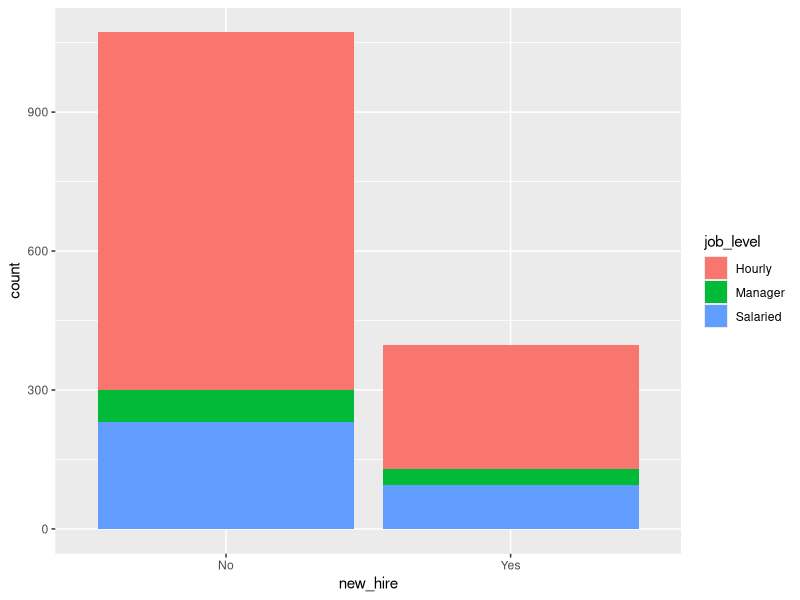
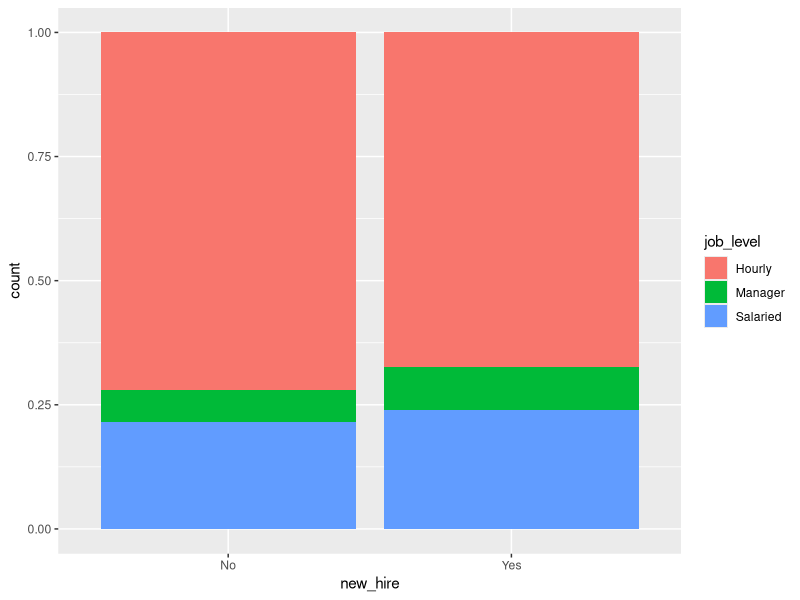
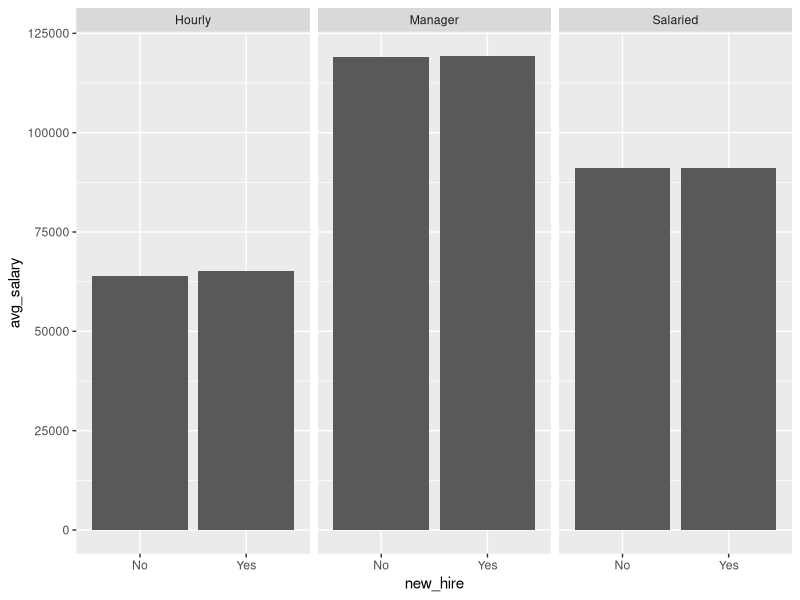

These figures' R source, in order:
# Are new hires getting paid too much?
# Load libraries
libs <- c( "readr", "dplyr", "ggplot2", "tidyr", "broom" )
lapply( libs, library, character.only = TRUE )

# Import the data
pay <- read_csv( "fair_pay_data.csv" )

# Get an overview of the data
summary( pay )

# Check average salary of new hires and non-new hires
pay |> 
  group_by( new_hire ) |>
  summarize( avg_salary = mean( salary ) )

# Perform the correct statistical test
# Is the result significant?
(significant <- t.test(salary ~ new_hire, data = pay) |>
    tidy() |>
    pull( p.value ) <= .05 )

# Create a stacked bar chart
ggplot( pay, aes( x = new_hire, fill = job_level ) ) +
  geom_bar()

# Create a 100% filled stacked bar chart
pay |>
  ggplot( aes( x = new_hire, fill = job_level ) ) +
  geom_bar( position = "fill" )

# Calculate the average salary for each group of interest in the pay dataset
pay_grouped <- pay |>
  group_by( new_hire, job_level ) |>
  summarize( avg_salary = mean( salary ) )

# Graph the results using facet_wrap()  
pay_grouped |>
  ggplot( aes( x = new_hire, y = avg_salary ) ) +
  geom_col() +
  facet_wrap( ~ job_level )

# Filter the data to include only hourly employees
pay_filter <- pay |>
  filter( job_level == "Hourly" )

# Test the difference in pay
t.test(salary ~ new_hire, data = pay_filter) |>
  tidy() |>
  pull( p.value ) <= 0.05


# Run the simple regression
model_simple <- lm(salary ~ new_hire, data = pay)

# Display the summary of model_simple
model_simple |> 
  summary()

# Display a tidy summary
model_simple |> 
  tidy()

# Is new hire pay significantly higher in this model?
( significant <- model_simple |>
  tidy() |>
  filter( term == "new_hireYes" ) |>
  pull( p.value ) <= 0.05 )

# Run the multiple regression
model_multiple <- lm(salary ~ new_hire + job_level, data = pay)

# Display the summary of model_multiple
model_multiple |> 
  summary()

# Display a tidy summary
model_multiple |> 
  tidy()

# Is new hire pay significantly higher in this model?
( significant <- model_multiple |>
    tidy() |>
    filter( term == "new_hireYes" ) |>
    pull( p.value ) <= 0.05 )

